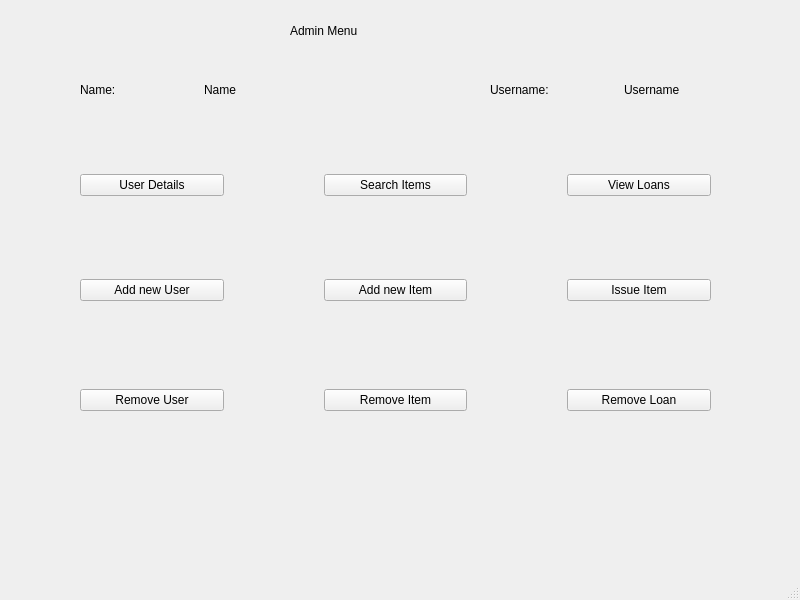
<?xml version="1.0" encoding="UTF-8"?>
<ui version="4.0">
 <class>MainWindow</class>
 <widget class="QMainWindow" name="MainWindow">
  <property name="geometry">
   <rect>
    <x>0</x>
    <y>0</y>
    <width>800</width>
    <height>600</height>
   </rect>
  </property>
  <property name="windowTitle">
   <string>MainWindow</string>
  </property>
  <widget class="QWidget" name="centralwidget">
   <widget class="QLabel" name="label">
    <property name="geometry">
     <rect>
      <x>290</x>
      <y>0</y>
      <width>181</width>
      <height>61</height>
     </rect>
    </property>
    <property name="styleSheet">
     <string notr="true">font: 16pt &quot;MS Shell Dlg 2&quot;;
font: 75 20pt &quot;MS Shell Dlg 2&quot;;</string>
    </property>
    <property name="text">
     <string>Admin Menu</string>
    </property>
   </widget>
   <widget class="QWidget" name="horizontalLayoutWidget">
    <property name="geometry">
     <rect>
      <x>80</x>
      <y>140</y>
      <width>631</width>
      <height>91</height>
     </rect>
    </property>
    <layout class="QHBoxLayout" name="horizontalLayout">
     <property name="spacing">
      <number>100</number>
     </property>
     <property name="leftMargin">
      <number>0</number>
     </property>
     <property name="topMargin">
      <number>0</number>
     </property>
     <item>
      <widget class="QPushButton" name="user_details_button">
       <property name="styleSheet">
        <string notr="true">font: 12pt &quot;MS Shell Dlg 2&quot;;</string>
       </property>
       <property name="text">
        <string>User Details</string>
       </property>
      </widget>
     </item>
     <item>
      <widget class="QPushButton" name="add_user_button_3">
       <property name="styleSheet">
        <string notr="true">font: 12pt &quot;MS Shell Dlg 2&quot;;</string>
       </property>
       <property name="text">
        <string>Search Items</string>
       </property>
      </widget>
     </item>
     <item>
      <widget class="QPushButton" name="view_loans_button">
       <property name="styleSheet">
        <string notr="true">font: 12pt &quot;MS Shell Dlg 2&quot;;</string>
       </property>
       <property name="text">
        <string>View Loans</string>
       </property>
      </widget>
     </item>
    </layout>
   </widget>
   <widget class="QWidget" name="horizontalLayoutWidget_2">
    <property name="geometry">
     <rect>
      <x>80</x>
      <y>360</y>
      <width>631</width>
      <height>80</height>
     </rect>
    </property>
    <layout class="QHBoxLayout" name="horizontalLayout_3">
     <property name="spacing">
      <number>100</number>
     </property>
     <item>
      <widget class="QPushButton" name="remove_user_button">
       <property name="styleSheet">
        <string notr="true">font: 12pt &quot;MS Shell Dlg 2&quot;;</string>
       </property>
       <property name="text">
        <string>Remove User</string>
       </property>
      </widget>
     </item>
     <item>
      <widget class="QPushButton" name="remove_item_button">
       <property name="styleSheet">
        <string notr="true">font: 12pt &quot;MS Shell Dlg 2&quot;;</string>
       </property>
       <property name="text">
        <string>Remove Item</string>
       </property>
      </widget>
     </item>
     <item>
      <widget class="QPushButton" name="remove_loan_button">
       <property name="styleSheet">
        <string notr="true">font: 12pt &quot;MS Shell Dlg 2&quot;;</string>
       </property>
       <property name="text">
        <string>Remove Loan</string>
       </property>
      </widget>
     </item>
    </layout>
   </widget>
   <widget class="QWidget" name="horizontalLayoutWidget_3">
    <property name="geometry">
     <rect>
      <x>80</x>
      <y>250</y>
      <width>631</width>
      <height>80</height>
     </rect>
    </property>
    <layout class="QHBoxLayout" name="horizontalLayout_2">
     <property name="spacing">
      <number>100</number>
     </property>
     <item>
      <widget class="QPushButton" name="add_user_button">
       <property name="styleSheet">
        <string notr="true">font: 12pt &quot;MS Shell Dlg 2&quot;;</string>
       </property>
       <property name="text">
        <string>Add new User</string>
       </property>
      </widget>
     </item>
     <item>
      <widget class="QPushButton" name="add_item_button">
       <property name="styleSheet">
        <string notr="true">font: 12pt &quot;MS Shell Dlg 2&quot;;</string>
       </property>
       <property name="text">
        <string>Add new Item</string>
       </property>
      </widget>
     </item>
     <item>
      <widget class="QPushButton" name="issue_item_button">
       <property name="styleSheet">
        <string notr="true">font: 12pt &quot;MS Shell Dlg 2&quot;;</string>
       </property>
       <property name="text">
        <string>Issue Item</string>
       </property>
      </widget>
     </item>
    </layout>
   </widget>
   <widget class="QWidget" name="horizontalLayoutWidget_4">
    <property name="geometry">
     <rect>
      <x>490</x>
      <y>50</y>
      <width>261</width>
      <height>80</height>
     </rect>
    </property>
    <layout class="QHBoxLayout" name="horizontalLayout_4">
     <item>
      <widget class="QLabel" name="UNIndicator">
       <property name="styleSheet">
        <string notr="true">font: 12pt &quot;MS Shell Dlg 2&quot;;</string>
       </property>
       <property name="text">
        <string>Username:</string>
       </property>
      </widget>
     </item>
     <item>
      <widget class="QLabel" name="UNLabel">
       <property name="styleSheet">
        <string notr="true">font: 12pt &quot;MS Shell Dlg 2&quot;;</string>
       </property>
       <property name="text">
        <string>Username</string>
       </property>
      </widget>
     </item>
    </layout>
   </widget>
   <widget class="QWidget" name="horizontalLayoutWidget_5">
    <property name="geometry">
     <rect>
      <x>80</x>
      <y>50</y>
      <width>241</width>
      <height>80</height>
     </rect>
    </property>
    <layout class="QHBoxLayout" name="horizontalLayout_5">
     <item>
      <widget class="QLabel" name="NIndicator">
       <property name="styleSheet">
        <string notr="true">font: 12pt &quot;MS Shell Dlg 2&quot;;</string>
       </property>
       <property name="text">
        <string>Name:</string>
       </property>
      </widget>
     </item>
     <item>
      <widget class="QLabel" name="NLabel">
       <property name="styleSheet">
        <string notr="true">font: 12pt &quot;MS Shell Dlg 2&quot;;</string>
       </property>
       <property name="text">
        <string>Name</string>
       </property>
      </widget>
     </item>
    </layout>
   </widget>
  </widget>
  <widget class="QStatusBar" name="statusBar"/>
  <widget class="QMenuBar" name="menuBar">
   <property name="geometry">
    <rect>
     <x>0</x>
     <y>0</y>
     <width>800</width>
     <height>26</height>
    </rect>
   </property>
  </widget>
  <action name="action2">
   <property name="text">
    <string>2</string>
   </property>
  </action>
  <action name="actionTest2">
   <property name="text">
    <string>test2</string>
   </property>
  </action>
 </widget>
 <resources/>
 <connections/>
</ui>
